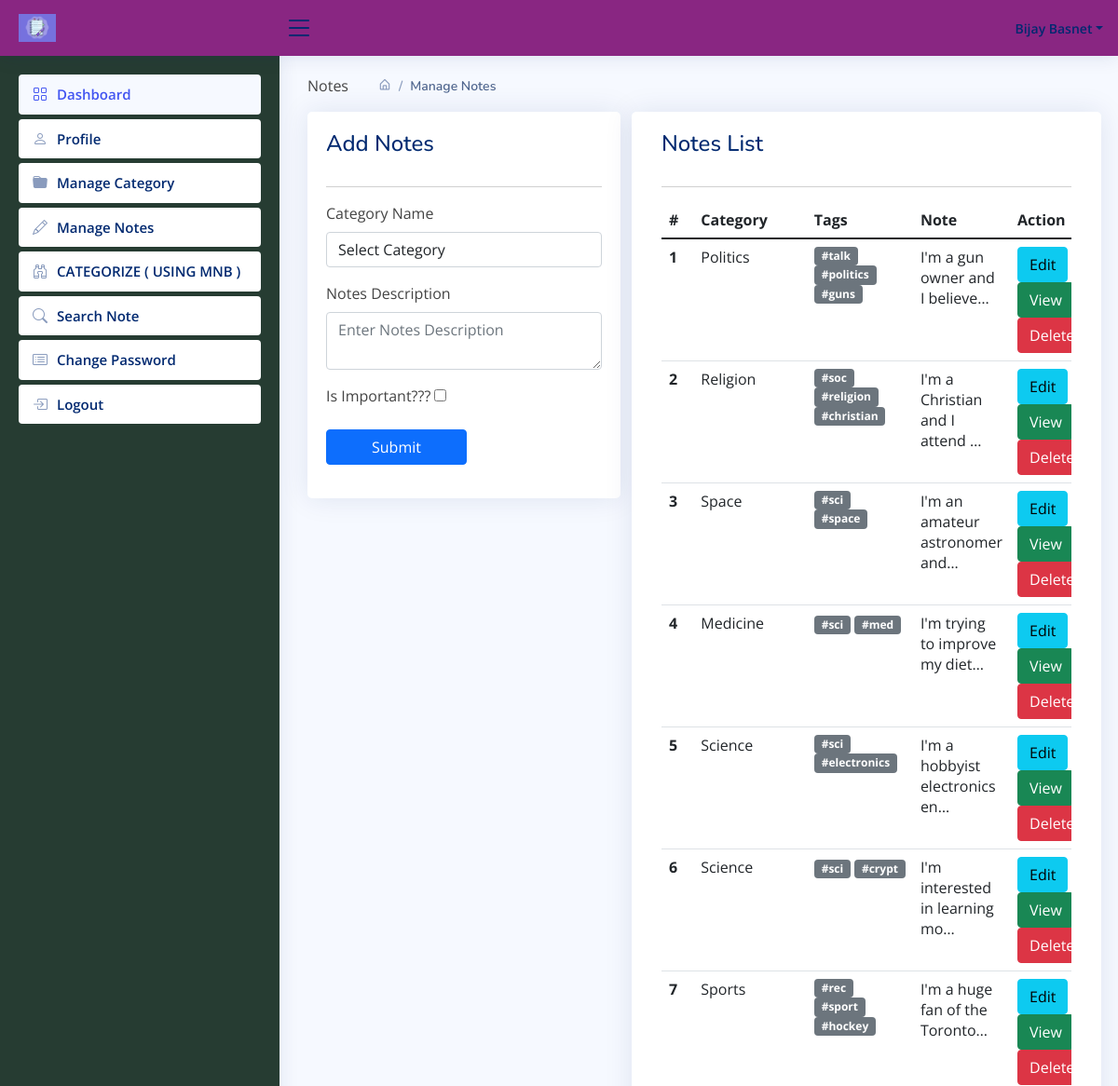
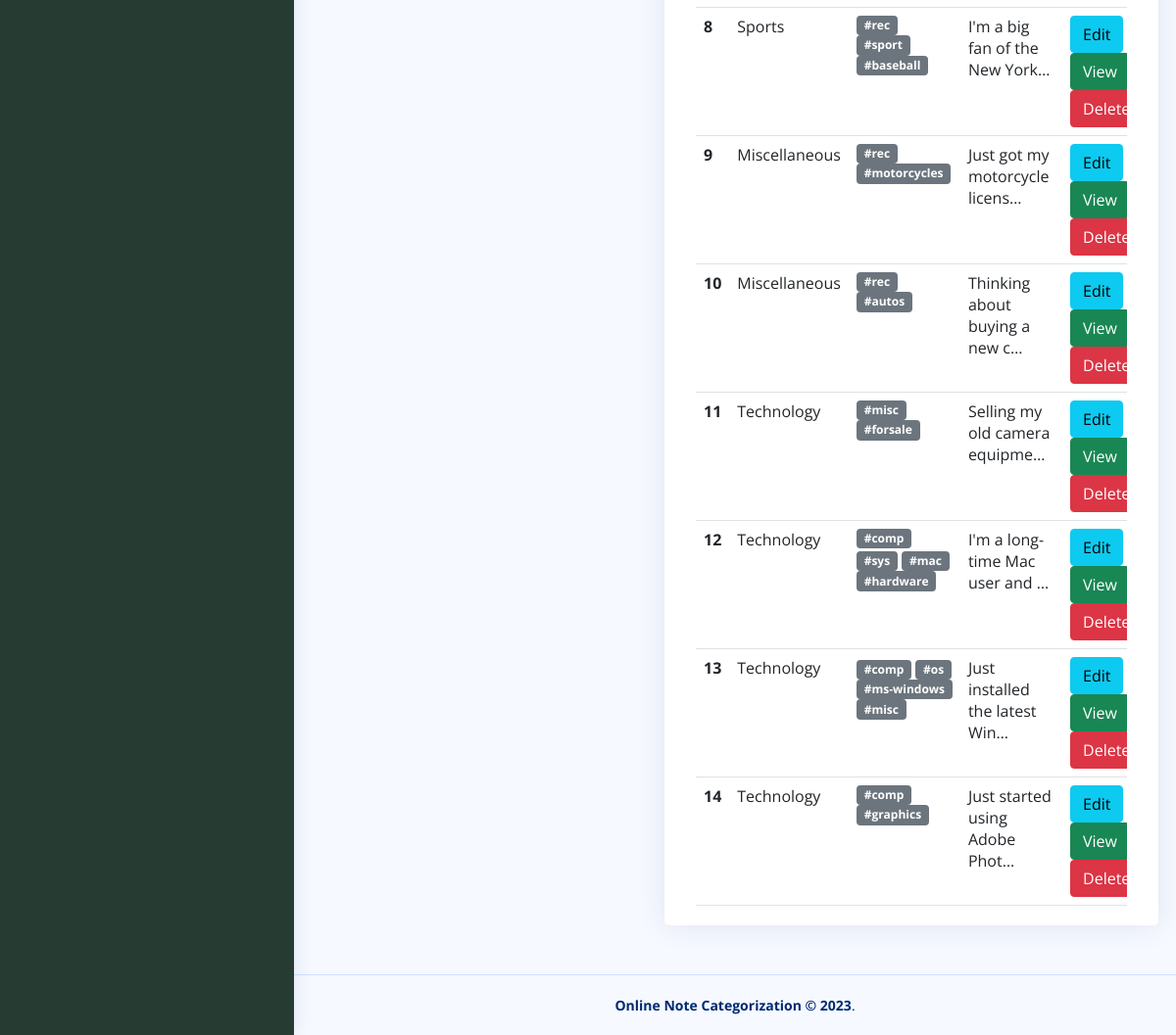
/manageNotes (signed in), run on an earlier commit of the app's database (2 pictures, top to bottom).
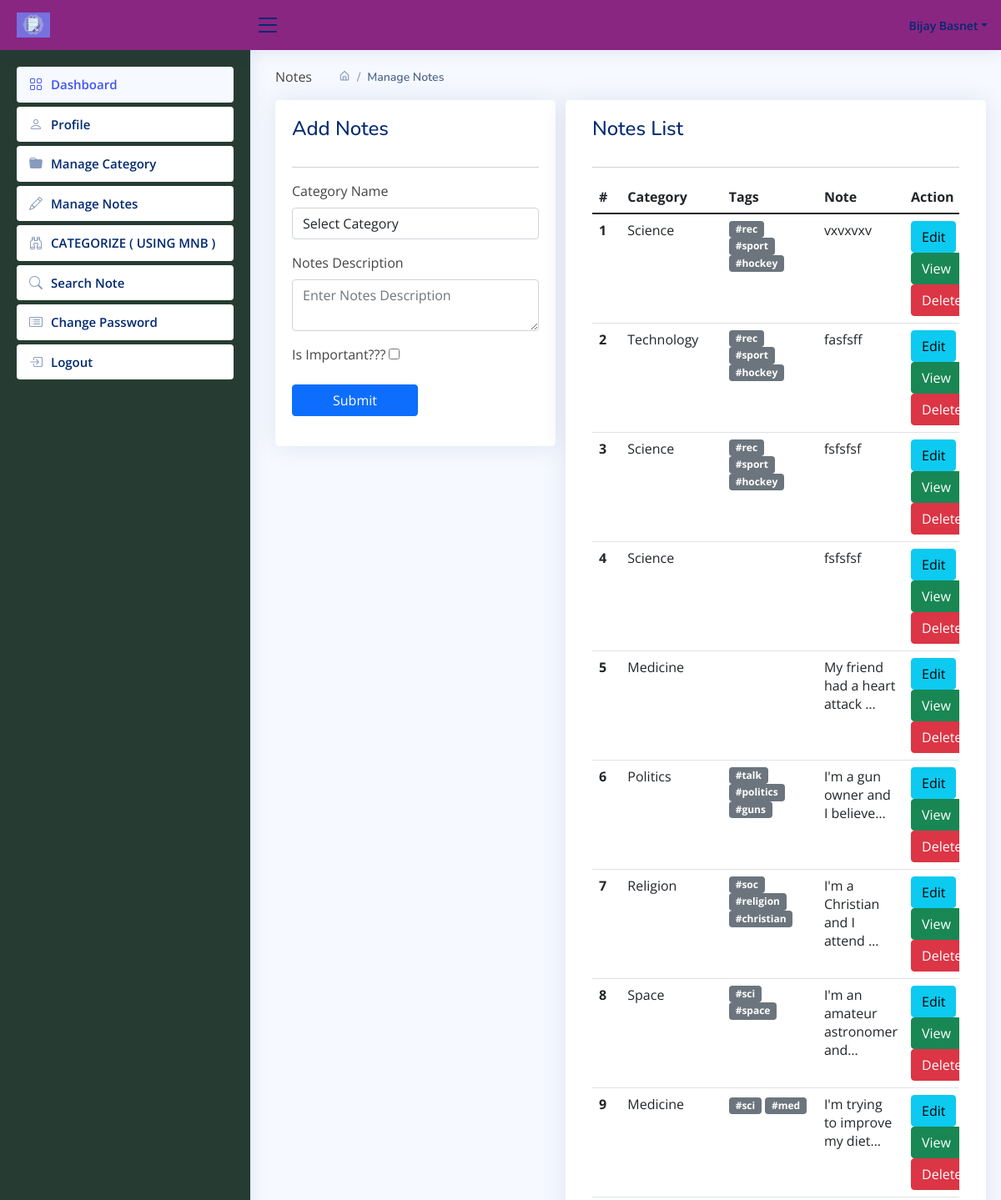
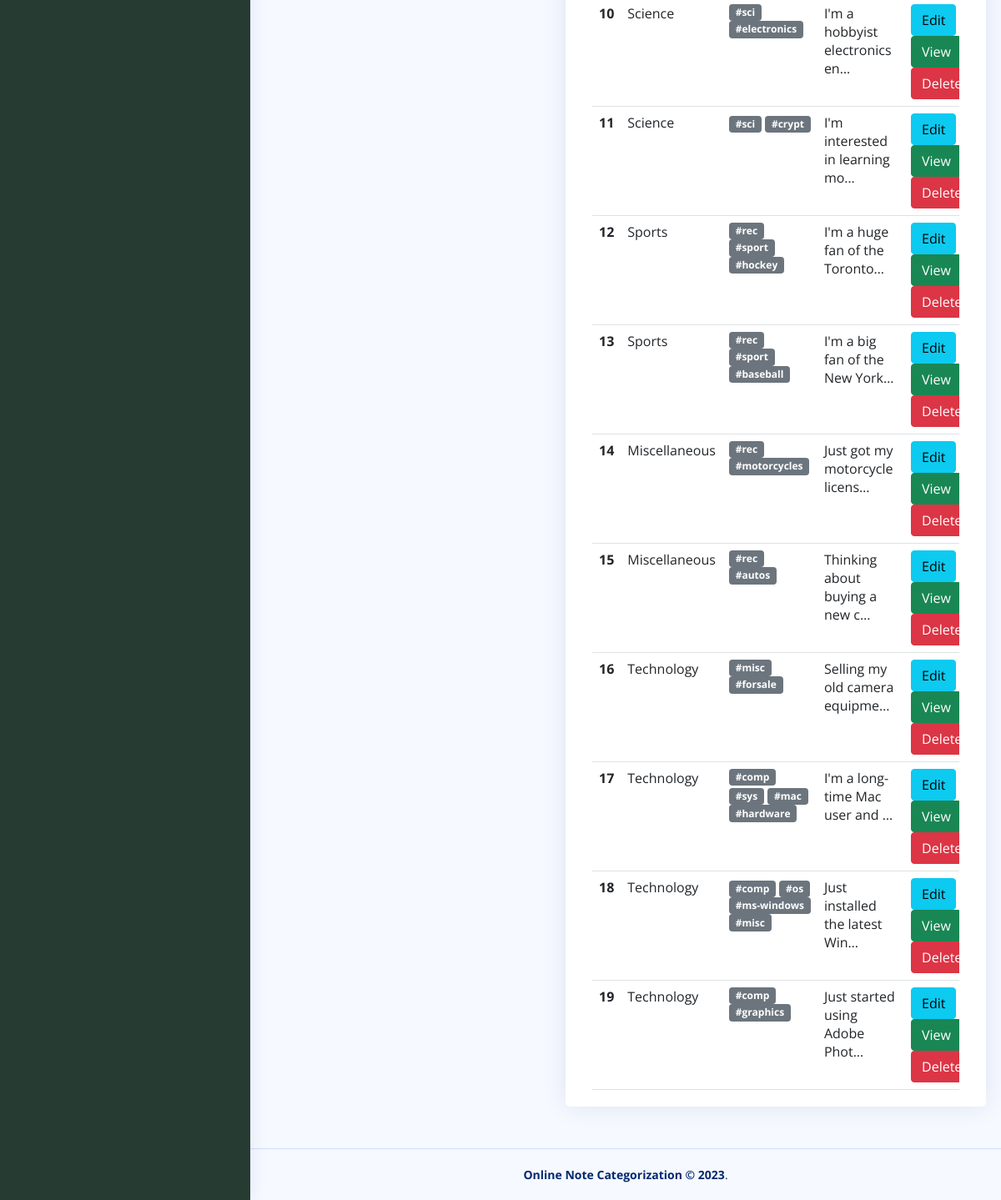
And on a later commit of the database (2 pictures, top to bottom).
### enotes/models.py (models this page shows, shortened)
class Notes(models.Model):
        signup = models.ForeignKey(Signup, on_delete=models.CASCADE, null=True)
        category = models.ForeignKey(Category, on_delete=models.CASCADE, null=True)
        noteDescription = models.CharField(max_length=250, null=True)
        CreationDate = models.DateTimeField(auto_now_add=True)
        UpdationDate = models.DateField(null=True)
        is_important = models.BooleanField(default=False)
        tags = models.CharField(max_length=250, null=True)

class Category(models.Model):
    signup = models.ForeignKey(Signup, on_delete=models.CASCADE, null=True)
    categoryName = models.CharField(max_length=150, null=True)
    CreationDate = models.DateTimeField(auto_now_add=True)

### enotes/views.py (the view, shortened to what this page needs)
# urls.py: path('manageNotes', manageNotes, name='manageNotes'),
def manageNotes(request):
    if not request.user.is_authenticated:
        return redirect('user_login')
    user = User.objects.get(id=request.user.id)
    signup = Signup.objects.get(user=user)
    category = Category.objects.filter(signup=signup)
    notes = Notes.objects.filter(Q(category__in=category)).order_by('-CreationDate')
    return render(request, 'manageNotes.html', locals())

### enotes/templates/manageNotes.html (shortened to what the changed rows need)
{% extends 'usernavbar.html' %}
{% load static %}
{% block main %}
<div class="page-wrapper">
    <div class="page-content-wrapper">
        <div class="page-content">
            <div class="row">
                <div class="card radius-15 col-xl-7">
                    <div class="card-body">
                        <div class="table-responsive">
                            <table class="table mb-0">
                                <thead>
                                <tr>
                                    <th scope="col">#</th>
                                    <th scope="col">Category</th>
                                    <th scope="col">Tags</th>
                                    <th scope="col">Note</th>
                                    <th scope="col">Action</th>
                                </tr>
                                </thead>
                                <tbody>
                                {% for i in notes %}
                                <tr>
                                    <th scope="row">{{forloop.counter}}</th>
                                    <td>{{i.category.categoryName}}</td>
                                    <td>
                                        {% for tag in i.tags.split %}
                                        <span class="badge bg-secondary">{{ tag }}</span>
                                        {% endfor %}
                                    </td>
                                     <td>{{ i.noteDescription|truncatechars:30 }}</td>
                                    <td><a href="{% url 'editNotes' i.id %}" class="btn btn-info">Edit</a> |
                                        <a href="{% url 'viewNotes' i.id %}" class="btn btn-success">View</a> |<a href="{% url 'deleteNotes' i.id %}"
                                           onclick="return confirm('Are you sure to Delete')" class="btn btn-danger">Delete</a>
                                    </td>
                                </tr>
                                {% endfor %}
                                </tbody>
                            </table>
                        </div>
                    </div>
                </div>
            </div>
        </div>
    </div>
</div>
{% endblock %}

What changed in the data, as far as the page shows it:
added Notes: category.categoryName "Science", split "#rec" "#sport" "#hockey", noteDescription "vxvxvxv"
added Notes: category.categoryName "Technology", split "#rec" "#sport" "#hockey", noteDescription "fasfsff"
added Notes: category.categoryName "Science", split "#rec" "#sport" "#hockey", noteDescription "fsfsfsf"
added Notes: category.categoryName "Science", noteDescription "fsfsfsf"
added Notes: category.categoryName "Medicine", noteDescription "My friend had a heart attack …"
